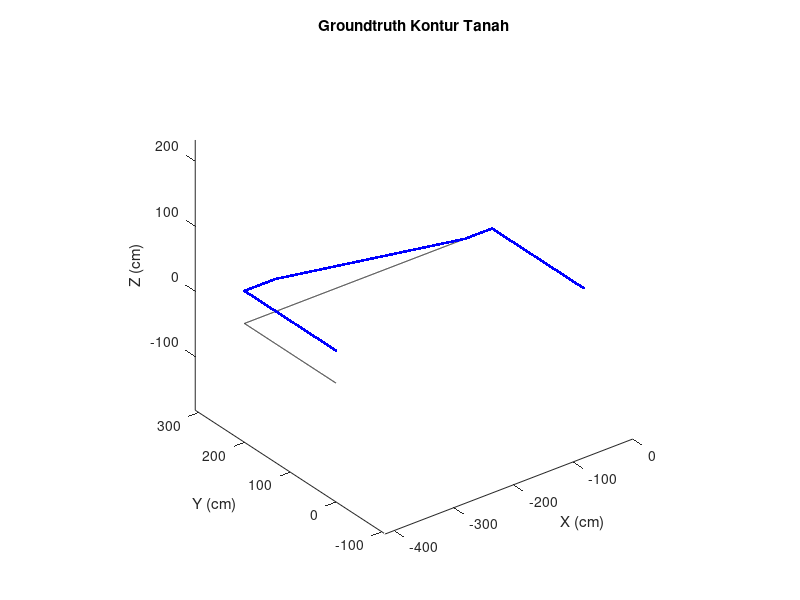

Write MATLAB code to recreate this figure.
clear;
close all;
clc;

% ganti density kalo mau lebih rapat lagi
density = 0.1;

step1_y = 0:density:200;
step1_x = zeros(1, length(step1_y));
step1_z = zeros(1, length(step1_y));

step2_x = 0:-density:-45;
step2_y = ones(1, length(step2_x))*200;
step2_z = zeros(1, length(step2_x));

step3_x = (-45):-density:(-45)+(-318);
step3_y = ones(1, length(step3_x))*200;
step3_z = linspace(0, 50, length(step3_x));

step4_x = (-45)+(-318):-density:(-45)+(-318)+(-52);
step4_y = ones(1, length(step4_x))*200;
step4_z = ones(1, length(step4_x))*50;

step5_y = 200:-density:0;
step5_x = ones(1, length(step5_y))*( (-45)+(-318)+(-52) );
step5_z = ones(1, length(step5_y))*50;

step2a_x = 0:-density:(-45)+(-318)+(-52);
step2a_y = ones(1, length(step2a_x))*200;
step2a_z = zeros(1, length(step2a_x));

step3a_y = 200:-density:0;
step3a_x = ones(1, length(step3a_y))*( (-45)+(-318)+(-52) );
step3a_z = zeros(1, length(step3a_y));


coord1 = [step1_x; step1_y; step1_z];
coord2 = [step2_x; step2_y; step2_z];
coord3 = [step3_x; step3_y; step3_z];
coord4 = [step4_x; step4_y; step4_z];
coord5 = [step5_x; step5_y; step5_z];

coord2a = [step2a_x; step2a_y; step2a_z];
coord3a = [step3a_x; step3a_y; step3a_z];

coords = [coord1, coord2, coord3, coord4, coord5]';
coordsa = [coord1, coord2a, coord3a]';

figure(1);
plot3(coordsa(:,1), coordsa(:,2), coordsa(:,3), '-k'); hold on; axis equal;
plot3(coords(:,1), coords(:,2), coords(:,3), '.b');
% grid on;
title('Groundtruth Kontur Tanah');
xlabel('X (cm)');
ylabel('Y (cm)');
zlabel('Z (cm)');